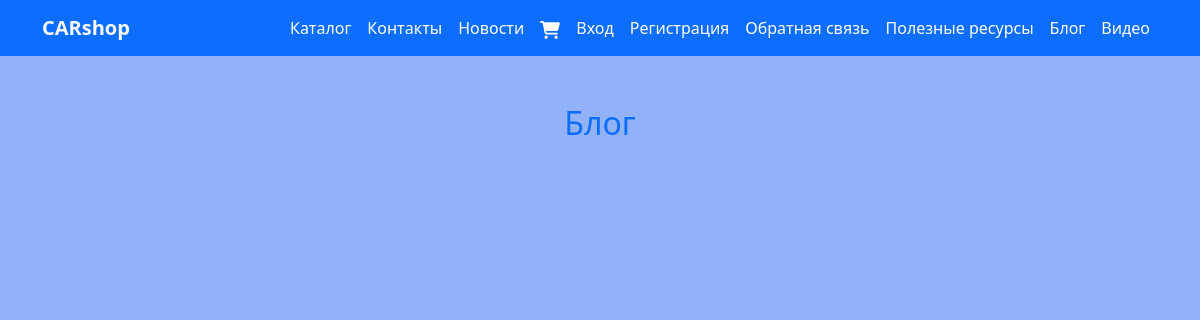
The app's page /blog, older data.
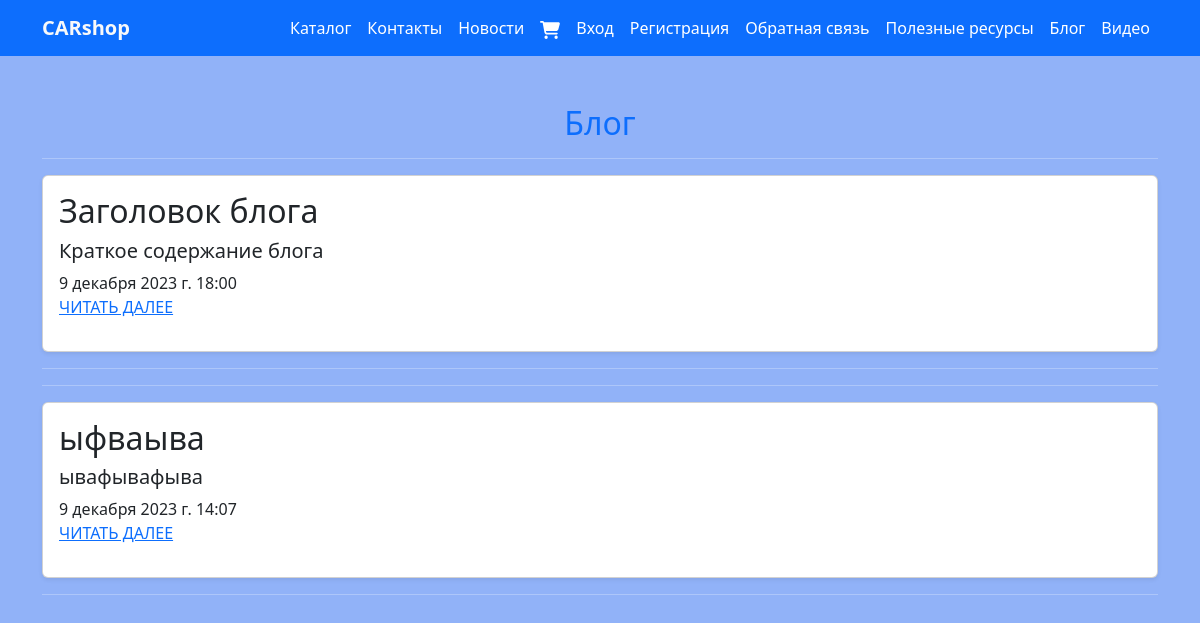
The same page, newer data.
### myapp/models.py (models this page shows, shortened)
class Blog(models.Model):
    title = models.CharField(max_length=100, unique_for_date='posted', verbose_name='Заголовок')
    author = models.ForeignKey(User, null=True, blank=True, on_delete=models.SET_NULL, verbose_name="Автор")
    description = models.TextField(verbose_name='Краткое содержание')
    content = models.TextField(verbose_name='Полное содержание')
    posted = models.DateTimeField(default=datetime.now(), db_index=True, verbose_name='Опубликована')
    image = models.FileField(default="temp.jpg", verbose_name='Путь к картинке')
    class Meta:
        db_table = 'Posts'
        ordering = ['-posted']
        verbose_name = 'статья блога'
        verbose_name_plural = 'статья блога'

### myapp/views.py (the view)
# urls.py: path('blog', views.blog, name="blog"),
def blog(request):
    posts = Blog.objects.all()
    assert isinstance(request, HttpRequest)
    return render(
        request,
        'app/blog.html',
        {
            'title': 'Блог',
            'posts': posts,
            'year': datetime.now().year,
        }
    )

### myapp/templates/app/blog.html
{% extends 'app/layout.html' %}
{% load static %}
{% block content %}
    <h2 class="text-center text-primary mt-5">{{ title }}</h2>
    {% for post in posts %}
        <hr/>
        <div class="col-md-12">
            <div class="card mb-3 shadow-sm">
                <div class="card-body">
                    <h2 class="card-title">{{ post.title }}</h2>
                    <h5 class="card-text fw-normal">{{ post.description }}</h5>
                    <span class="fs-6">{{ post.posted }}</span>
                    <p><a href="{% url 'blogpost' parametr=post.id %}">ЧИТАТЬ ДАЛЕЕ</a></p>
                </div>
            </div>
        </div>
        <hr/>
    {% endfor %}
{% endblock %}

Row changes from the older to the newer data that the page shows:
added Blog: title "Заголовок блога", description "Краткое содержание блога", posted "9 декабря 2023 г. 18:00"
added Blog: title "ыфваыва", description "ывафывафыва", posted "9 декабря 2023 г. 14:07"
